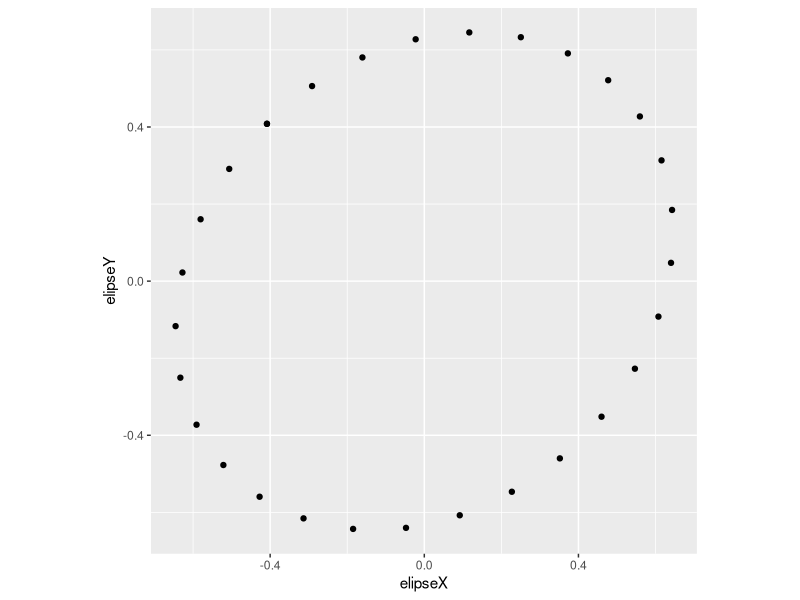

Generate this figure with R: (Note: this script raises an error after producing the figure.)
## ---- chunk 1
library(tidyverse)
library(knitr)
set.seed(42)
library('magrittr')
library('jsonlite')
## ---- chunk 2
obtenerQi <- function(marcoDeDatos,listaVariables,poblacion,colPoblacion) {
  indices <- which( marcoDeDatos[,colPoblacion] == poblacion )
  cov(
    marcoDeDatos[indices,listaVariables]
  ) * ( length(indices) - 1 )
}

obtenerQ <- function(marcoDeDatos,listaVariables) {
  cov(
    marcoDeDatos[,variables]
  ) * ( nrow(marcoDeDatos) - 1 )
}

todosLosQ <- function(marcoDeDatos,listaVariables,colPoblacion) {
  listaPoblaciones <- marcoDeDatos[,colPoblacion] %>% unique() %>% unlist()
  listaQ <- map( listaPoblaciones, ~obtenerQi(marcoDeDatos, listaVariables,.x, colPoblacion ) )
  names(listaQ) <- listaPoblaciones
  return(
    listaQ
  )
}

mediaUnaPoblacion <- function(marcoDeDatos,listaVariables,colPoblacion,poblacion) {
  indices <- which( marcoDeDatos[,colPoblacion] == poblacion )
  return(
    colMeans( marcoDeDatos[indices,listaVariables] )
  )
}

mediaGeneral <- function(marcoDeDatos,listaVariables) {
  return( colMeans( marcoDeDatos[,listaVariables] ) )
}

obtenerNi <- function(marcoDeDatos,colPoblacion) {
  listaPoblaciones <- marcoDeDatos[,colPoblacion] %>% unique() %>% unlist()
  listaN <- map_dbl( listaPoblaciones,
                    ~length( which( marcoDeDatos[,colPoblacion] == .x ) )
                    )
  names(listaN) <- listaPoblaciones
  return( listaN )
}

obtenerU <- function(marcoDeDatos,listaVariables,colPoblacion) {
  listaQ <- todosLosQ(marcoDeDatos,listaVariables,colPoblacion)
  n <- nrow(marcoDeDatos)
  k <- length(listaVariables)
  sDentro <- reduce(listaQ,`+`)
  return(sDentro)
}

obtenerH <- function(marcoDeDatos,listaVariables,colPoblacion) {
  listaPoblaciones <- marcoDeDatos[,colPoblacion] %>% unique() %>% unlist()
  listaMedias <- map( listaPoblaciones, ~mediaUnaPoblacion(marcoDeDatos,listaVariables,colPoblacion,.x) )
  names(listaMedias) <- listaPoblaciones
  mediaGeneral <- mediaGeneral(marcoDeDatos,listaVariables)
  listaN <- obtenerNi(marcoDeDatos,colPoblacion)
  listaASumar <- map2( listaMedias, listaN, ~(( .x - mediaGeneral ) %*% t( .x - mediaGeneral )) * .y  )
  matrizH <- listaASumar %>% reduce(`+`)
  return(matrizH)
}

gammaEstrella1 <- function(marcoDeDatos,listaVariables,colPoblacion) {
  listaPoblaciones <- marcoDeDatos[,colPoblacion] %>% unique() %>% unlist()
  listaQ <- todosLosQ(marcoDeDatos,listaVariables,colPoblacion)
  listaN <- obtenerNi(marcoDeDatos,colPoblacion)

  numerador <- map2_dbl(
    listaQ,
    listaN,
    ~(det(.x/.y))^(.y/2)
  ) %>% reduce(`*`)

  nTotal  <- nrow(marcoDeDatos)
  denominador <- ( det( reduce( listaQ, `+` ) / nTotal ) )^(nTotal/2)
  return( numerador / denominador )
}

gammaEstrella2 <- function(marcoDeDatos,listaVariables,colPoblacion) {
  listaPoblaciones <- marcoDeDatos[,colPoblacion] %>% unique() %>% unlist()
  listaQ <- todosLosQ(marcoDeDatos,listaVariables,colPoblacion)
  listaN <- obtenerNi(marcoDeDatos,colPoblacion)
  matrizH <- obtenerH(marcoDeDatos,listaVariables,colPoblacion)
  matrizU <- reduce( listaQ, `+` )

  numerador <- map2_dbl(
    listaQ,
    listaN,
    ~(det(.x/.y))^(.y/2)
  ) %>% reduce(`*`)

  nTotal  <- nrow(marcoDeDatos)
  denominador <- ( det( matrizU + matrizH / nTotal ) )^(nTotal/2)
  return( numerador / denominador )
}

gammaEstrella3 <- function(marcoDeDatos,listaVariables,colPoblacion) {
  listaPoblaciones <- marcoDeDatos[,colPoblacion] %>% unique() %>% unlist()
  listaQ <- todosLosQ(marcoDeDatos,listaVariables,colPoblacion)
  listaN <- obtenerNi(marcoDeDatos,colPoblacion)
  matrizH <- obtenerH(marcoDeDatos,listaVariables,colPoblacion)
  matrizU <- reduce( listaQ, `+` )

  nTotal  <- nrow(marcoDeDatos)
  return( ( det( matrizU ) / det( matrizU + matrizH ) )^(nTotal/2) )
}

indicesNu <- function(listaVariables,colPoblacion) {
  n <- length(colPoblacion)
  p <- length(listaVariables)
  k <- colPoblacion %>% unique() %>% length()
  nu <- p*k+(p*(p+1)*k)/2
  nu1 <- p*k+(p*(p+1))/2
  nu2 <- p+(p*(p+1))/2
  return(
    list(
      "nu" = nu,
      "nu1" = nu1,
      "nu2" = nu2
    )
  )
}

pruebaSigmaEnPoblaciones1 <- function(marcoDeDatos,listaVariables,colPoblacion,alfa) {
  estadistico <- gammaEstrella1(marcoDeDatos,listaVariables,colPoblacion)
  indices <- indicesNu(listaVariables,marcoDeDatos[[colPoblacion]])
  gradLib1 <- indices[["nu"]] - indices[["nu1"]]
  percentil <- qchisq( p = 1 - alfa, df = gradLib1 )
  cuantilParaP =   pchisq( df = gradLib1, q = -2 * log(estadistico) )
  return(
    tibble(
      rechazo =  -2*log(estadistico) > percentil,
      pValor =  1 - cuantilParaP,
      estadistico = -2 * log(estadistico),
      percentil = qchisq( df = gradLib1, p = 1- alfa )
    )
  )
}

pruebaSigmaEnPoblaciones2 <- function(marcoDeDatos,listaVariables,colPoblacion,alfa) {
  estadistico <- gammaEstrella2(marcoDeDatos,listaVariables,colPoblacion)
  indices <- indicesNu(listaVariables,marcoDeDatos[[colPoblacion]])
  gradLib2 <- indices[["nu"]] - indices[["nu2"]]
  percentil <- qchisq( p = 1 - alfa, df = gradLib2 )
  cuantilParaP =   pchisq( df = gradLib2, q = -2 * log(estadistico) )
  return(
    tibble(
      rechazo =  -2*log(estadistico) > percentil,
      pValor =  1 - cuantilParaP,
      estadistico = estadistico,
      percentil = qchisq( df = gradLib2, p = 1- alfa )
    )
  )
}

# NOTA: Mejorar agregando que para k=2 es una F y quizás alguna otra estimación.
pruebaSigmaEnPoblaciones3 <- function(marcoDeDatos,listaVariables,colPoblacion,alfa) {
  estadistico <- gammaEstrella2(marcoDeDatos,listaVariables,colPoblacion)
  indices <- indicesNu(listaVariables,marcoDeDatos[[colPoblacion]])
  percentil <- qchisq( p = 1 - alfa, df = indices[["nu1"]] - indices[["nu1"]] )
  gradLib3 <- indices[["nu1"]] - indices[["nu2"]]
  cuantilParaP = pchisq( df = gradLib3, q = -2 * log(estadistico) )
  return(
    tibble(
      rechazo =  -2*log(estadistico) > percentil,
      pValor = 1 - cuantilParaP,
      estadistico = estadistico,
      percentil = qchisq( df = gradLib3, p = 1- alfa )
    )
  )
}

estimarSigmaDentro <- function(marcoDeDatos,listaVariables,colPoblacion) {
  listaQ <- todosLosQ(marcoDeDatos,listaVariables,colPoblacion)
  n <- nrow(marcoDeDatos)
  k <- length(listaVariables)
  sDentro <- reduce(listaQ,`+`) / (n-k)
  return(sDentro)
}

estimarSigmaEntre <- function(marcoDeDatos,listaVariables,colPoblacion) {
  n <- nrow(marcoDeDatos)
  k <- length(listaVariables)
  matrizH <- obtenerH(marcoDeDatos,listaVariables,colPoblacion) / n
  return( matrizH )
}

coordenadasDiscriminantes <- function(marcoDeDatos, listaVariables, colPoblacion) {
  matrizH <- obtenerH(marcoDeDatos,listaVariables,colPoblacion)
  matrizU<- obtenerU(marcoDeDatos,listaVariables,colPoblacion)
  matrizC <- chol(matrizU)
  inversaC <- solve(matrizC)
  matrizB <- t( inversaC ) %*% matrizH %*% ( inversaC )
  descompB <- eigen(matrizB)
  n <- nrow(marcoDeDatos)
  k <- length( marcoDeDatos[,colPoblacion] %>% unique() )
  listaVectores <- map( seq(1,length(descompB$values)), ~descompB$vectors[,.x] )
  listaDirecciones <- map( listaVectores, ~ inversaC %*% unlist( .x ) * sqrt( n - k ) )
  nombresListaDirecciones <- map2( rep('a',length(listaDirecciones)),
                                  seq(1,length(listaDirecciones)),
                                  ~paste(.x,.y,sep='') )
  names(listaDirecciones) <- nombresListaDirecciones
  columnasProyecciones <- map(listaDirecciones, ~ (marcoDeDatos[,listaVariables] %>% as.matrix()) %*% .x )
  return(
    list(proyecciones = columnasProyecciones,
         direcciones = listaDirecciones,
         autovalores = descompB$values %>% round(9),
         autoVecB = listaVectores,
         matrizB = matrizB,
         inversaC = inversaC,
         listaVectores = listaVectores
         )
  )
}

viejoDiscriminantes <- function(marcoDeDatos, listaVariables, colPoblacion) {
  sEntre <- estimarSigmaEntre(marcoDeDatos,listaVariables,colPoblacion)
  sDentro<- estimarSigmaDentro(marcoDeDatos,listaVariables,colPoblacion)
  matrizC <- chol(sDentro)
  inversaC <- solve(matrizC)
  matrizB <- t(inversaC) %*% sEntre %*% inversaC
  descompB <- eigen(matrizB)
  n <- nrow(marcoDeDatos)
  k <- length( marcoDeDatos[,colPoblacion] %>% unique() )
  listaVectores <- map( seq(1,length(descompB$values)), ~descompB$vectors[,.x] * sqrt(n-k) )
  listaDirecciones <- map( listaVectores, ~ inversaC %*% .x )
  nombresListaDirecciones <- map2( rep('a',length(listaDirecciones)),
                                  seq(1,length(listaDirecciones)),
                                  ~paste(.x,.y,sep='') )
  names(listaDirecciones) <- nombresListaDirecciones
  columnasProyecciones <- map(listaDirecciones, ~ (marcoDeDatos[,listaVariables] %>% as.matrix()) %*% .x )
  return(
    list(proyecciones = columnasProyecciones,
         direcciones = listaDirecciones,
         autovalores = descompB$values %>% round(9)
         )
  )
}

normaVector <- function(vector) {
  norm( x = matrix( vector, ncol=1 ),type="2" )
}

trazarElipse <- function(centro = c(0,0), radio = 1, forma = matrix( c(1,0,0,1), ncol = 2 ), puntos) {
  espectral <- eigen(forma, symmetric = T)
  rotar <- espectral$vectors
  escalar <- espectral$values
  paramH <- function(t) { (radio / sqrt( escalar[[1]] ) ) * cos(t) }
  paramV <- function(t) { (radio / sqrt(escalar[[2]]) ) * sin(t) }
  valoresT <- seq(0,2*pi,length.out=puntos)
  columnaX <- map_dbl(valoresT,paramH)
  columnaY <- map_dbl(valoresT,paramV)
  matriz <- matrix(
    c( columnaX, columnaY ),
    ncol=2
  )
  matrizTransformada <- matriz %*% t(rotar)
  tabla <- tibble(
    elipseX = matrizTransformada[,1] + centro[[1]],
    elipseY = matrizTransformada[,2] + centro[[2]]
  )
  return( tabla )
}

matrizCecilia <- matrix( c(2.5,-0.5,-0.5,2.5), ncol = 2 )

espectroCecilia <- eigen(matrizCecilia)


elipseP <- trazarElipse(puntos=30,forma=matrizCecilia)

elipseP %>% ggplot() +
  aes( x = elipseX, y= elipseY) +
  geom_point() +
  coord_fixed()
## ---- chunk 3

## setwd("~/D3/surveyDashboard/dataAnalysis")

df <- read_rds( "./realFoodCampaign.Rds" )

variablesList <- colnames(df)

analysisVars <- variablesList[ c(39,40,41,65) ]


dataF <- filter( df, !is.na( SoilOrganicMatter0to10cmPercentage ) )

for ( i in 1:length(analysisVars) ) {
  dataF <- filter( dataF, !is.na( .data[[  analysisVars[[i]]  ]] ) )
}



cdRFP <- coordenadasDiscriminantes( marcoDeDatos = dataF[c(1:200),], listaVariables = analysisVars, colPoblacion =  'Source' )

dataF <- dataF[c(1:200) ,]

dataF$dc1 <- ( cdRFP$proyecciones )$a1
dataF$dc2 <- ( cdRFP$proyecciones )$a2

dataF %>% ggplot() +
  aes( x=dc1, y=dc2, color = Farmer ) +
  geom_point()

analysisVars <- variablesList[ c(39,65,19,20,18,66) ]


dataF <- filter( df, !is.na( SoilOrganicMatter0to10cmPercentage ) )

for ( i in 1:length(analysisVars) ) {
  dataF <- filter( dataF, !is.na( .data[[  analysisVars[[i]]  ]] ) )
}



cdRFP <- coordenadasDiscriminantes( marcoDeDatos = dataF[c(1:200),], listaVariables = analysisVars, colPoblacion =  'organic' )

dataF <- dataF[c(1:200) ,]

dataF <- dataF %>% mutate( dc1 = ( cdRFP$proyecciones )$a1, dc2 = ( cdRFP$proyecciones )$a2 )

dataF <- dataF %>% select( ID,dc1,dc2,organic, 39,65,19,20,18,66 )


write_csv(x=dataF, path = "../output/discriminantCoordinates.csv" )

centroideT <- dataF %>% filter( organic == TRUE ) %>% select( -organic, -ID ) %>% colMeans %>% enframe() %>% spread(name,value) %>% mutate( ID="centroid", organic = TRUE )

centroideF <- dataF %>% filter( organic == FALSE ) %>% select( -organic, -ID ) %>% colMeans %>% enframe() %>% spread(name,value) %>% mutate( ID="centroid", organic = FALSE )

rbind( dataF, centroideF, centroideT ) %>% write_csv( path = "../output/discriminantCoordinates.csv" )

centroides <- tibble(
  dc1 = c(centroideT$dc1, centroideF$dc1),
  dc2 = c(centroideT$dc2, centroideF$dc2),
  organic = c('TRUE','FALSE')
)

centroides %>% write_csv( path="../output/discriminantCentroids.csv" )

dataF %>% ggplot() +
  aes( x=dc1, y=dc2, color = organic ) +
  geom_point() +
  geom_point( data = centroides, size = 5, color = "blue" )


